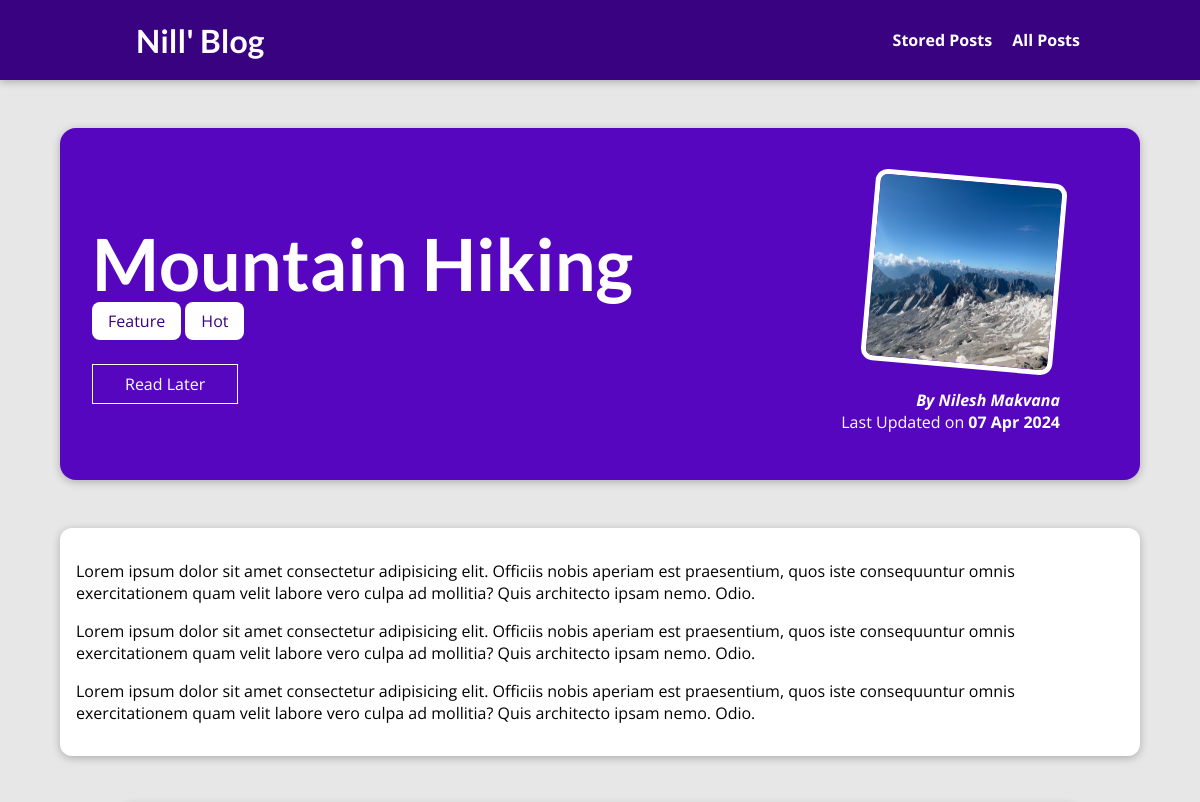
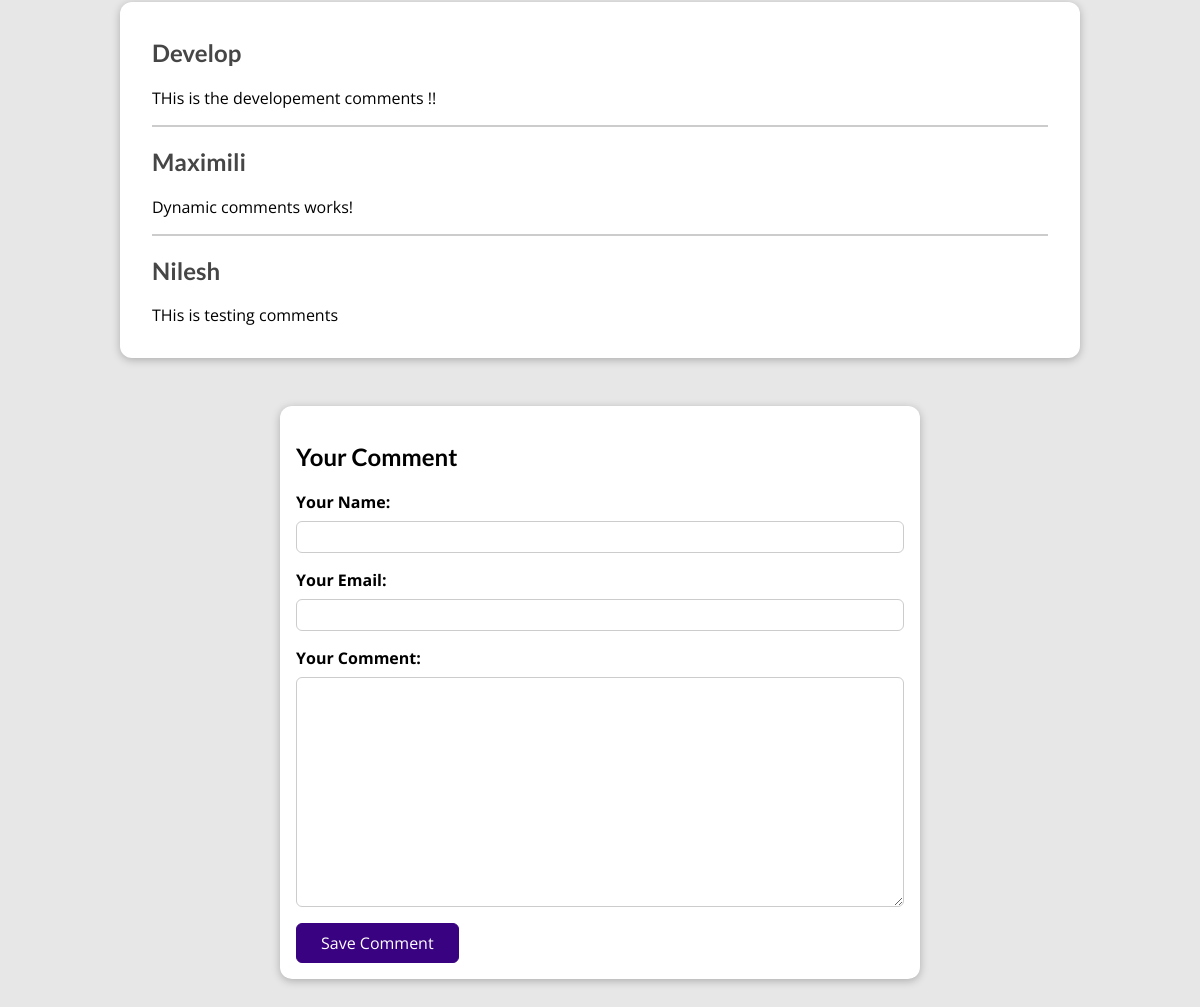
The page /posts/hike-in-the-mountains on the database its author committed (2 pictures, top to bottom).
### blog/models.py (models this page shows, shortened)
class Post(models.Model):
    title = models.CharField(max_length=150)
    excert = models.CharField(max_length=200)
    image = models.ImageField(upload_to="posts", null=True)
    date = models.DateField(auto_now=True)
    slug = models.SlugField(unique=True, db_index=True)
    content = models.TextField(validators=[MinLengthValidator(10)])
    author = models.ForeignKey(
        Author, on_delete=models.SET_NULL, null=True, related_name="posts")
    tags = models.ManyToManyField(Tag)

class Tag(models.Model):
    caption = models.CharField(max_length=20)

class Author(models.Model):
    first_name = models.CharField(max_length=100)
    last_name = models.CharField(max_length=100)
    email_Address = models.EmailField()
    def full_name(self):
        return f"{self.first_name} {self.last_name}"
    def __str__(self):
        return self.full_name()

class Comment(models.Model):
    user_name = models.CharField(max_length=120)
    user_email = models.EmailField()
    text = models.TextField(max_length=400)
    post = models.ForeignKey(
        Post, on_delete=models.CASCADE, related_name="comments")

### blog/views.py (the view, shortened to what this page needs)
# urls.py: path("posts/<slug:slug>", views.SinglePostView.as_view(),
class SinglePostView(View):
    def is_stored_post(self, request, post_id):
        stored_posts = request.session.get("stored_posts")
        if stored_posts is not None:
            is_saved_for_later = post_id in stored_posts
        else:
            is_saved_for_later = False
        return is_saved_for_later
    def get(self, request, slug):
        post = Post.objects.get(slug=slug)
        context = {
            "post": post,
            "post_tags": post.tags.all(),
            "comment_form": CommentForm,
            "comments": post.comments.all().order_by("-id"),
            "saved_for_later": self.is_stored_post(request,post.id)
        }
        return render(request, "blog/post-detail.html", context)

### blog/templates/blog/post-detail.html (shortened to what this page needs)
{% extends 'base.html' %}
{% load static %}
{% block css_files %}
    <link rel="stylesheet" href="{% static 'blog/post-detail.css' %}">
{% endblock %}
{% block content %}
    <section id="summary">
        <h2>{{post.title}}</h2>
        <div>
            {% for tag in post_tags %}
                <span class="tag">{{tag.caption}}</span>
            {% endfor %}
        </div>
        <div id="read-later">
            <form action="{% url 'read-later' %}" method="post">
                <button>
                    {% if saved_for_later %}
                        Remove from "Read Later" List
                    {% else %}
                        Read Later
                    {% endif %}
                </button>
            </form>
        </div>
        <article>
            <img src="{{post.image.url}}" alt="{{post.title}}">
            <address>By <a href="mailto:{{post.author.email_Address}}">{{post.author|title}}</a></address>
            <div>
                Last Updated on <time>{{post.date|date:"d M Y"}}</time>
            </div>
        </article>
    </section>
    <main>
        {{post.content|linebreaks}}
    </main>
    <section id="comments">
        <ul>
            {% for comment in comments %}
                <li>
                    <h2>{{comment.user_name}}</h2>
                    <p>{{comment.text|linebreaks}}</p>
                </li>
            {% endfor %}
        </ul>
    </section>
    <section id="comment-form">
        <h2>Your Comment</h2>
        <form action="{% url 'post-detail-page' post.slug %}" method="post">
            {% for form_field  in comment_form %}
            <div class="form-control {% if form_field.errors %}invalid{% endif %}">
                {{form_field.label_tag}}
                {{form_field}}
            </div>
            {% endfor %}
            <button>Save Comment</button>
        </form>
    </section>
{% endblock %}

### templates/base.html (shortened to what this page needs)
{% load static %}
<!DOCTYPE html>
<html lang="en">
<head>
    <link rel="stylesheet" href="{% static 'app.css' %}">
    {% block css_files%}{% endblock %}
</head>
<body>
    <header id="main-navigation">
        <h1><a href="{% url "starting-page" %}">Nill' Blog</a></h1>
        <nav>
          <a href="{% url "read-later" %}">Stored Posts</a>
          <a href="{% url "posts-page" %}">All Posts</a>
        </nav>
      </header>
    {% block content%}{% endblock %}
</body>
</html>

### static/app.css (style rules this page uses)
* { box-sizing: border-box; }
html { font-family: 'Open Sans', 'Lato', sans-serif; }
body { margin: 0; }
h1, h2, h3 { font-family: 'Lato', sans-serif; font-weight: bold; }
#main-navigation { width: 100%; height: 5rem; display: flex; justify-content: space-between; align-items: center; padding: 0 10%; position: absolute; top: 0; left: 0; }
#main-navigation a { text-decoration: none; color: white; font-weight: bold; margin-left: 1rem; }

### blog/static/blog/post-detail.css (style rules this page uses)
body { background-color: #e7e7e7; }
#main-navigation { background-color: #390281; box-shadow: 0 2px 8px rgba(0, 0, 0, 0.25); }
#summary { margin: 8rem auto 3rem auto; padding: 2rem; width: 90%; max-width: 90rem; border-radius: 16px; background-color: #5706c0; position: relative; box-shadow: 0 2px 8px rgba(0, 0, 0, 0.25); height: 22rem; }
#summary h2 { color: white; font-size: 4.5rem; margin-bottom: 0.25rem; }
#summary article { position: absolute; top: 2rem; right: 3rem; padding: 1rem 2rem; border-radius: 12px; text-align: right; color: white; }
#summary article img { width: 12rem; height: 12rem; border-radius: 12px; transform: rotateZ(5deg); border: 5px solid white; margin-bottom: 1rem; }
#summary address { font-weight: bold; }
#summary a { color: white; text-decoration: none; }
#summary time { font-weight: bold; }
#read-later { margin: 2rem 0; }
#read-later button { background-color: transparent; border: 1px solid white; padding: 0.5rem 2rem; font: inherit; color: white; cursor: pointer; }
main { width: 90%; max-width: 90rem; margin: 3rem auto; background-color: white; padding: 1rem; border-radius: 12px; box-shadow: 0 2px 8px rgba(0, 0, 0, 0.25); }
.tag { background-color: white; color: #390281; padding: 0.5rem 1rem; border-radius: 8px; }
#comment-form { margin: 3rem auto; width: 90%; max-width: 40rem; border-radius: 12px; background-color: white; box-shadow: 0 2px 8px rgba(0, 0, 0, 0.25); padding: 1rem; }
#comment-form button { font: inherit; background-color: #390281; color: white; border: 1px solid #390281; padding: 0.5rem 1.5rem; border-radius: 6px; cursor: pointer; }
.form-control { margin-bottom: 1rem; }
.form-control label { font-weight: bold; margin-bottom: 0.5rem; display: block; }
.form-control input, .form-control textarea { display: block; width: 100%; font: inherit; padding: 0.25rem; border-radius: 6px; border: 1px solid #ccc; }
#comments { margin: 3rem auto; width: 90%; max-width: 60rem; border-radius: 12px; background-color: white; box-shadow: 0 2px 8px rgba(0, 0, 0, 0.25); padding: 1rem 2rem; }
#comments ul { list-style: none; margin: 0; padding: 0; }
#comments li { margin-bottom: 1rem; border-bottom: 2px solid #ccc; }
#comments li:last-of-type { border-bottom: none; }
#comments h2 { color: #464646; }

### rows shown on the page
Post: title "Mountain Hiking", image (picture), author "Nilesh Makvana", date "07 Apr 2024", content "Lorem ipsum dolor sit amet consectetur adipisicing elit. Officiis nobis aperiam est praesentium, quos iste consequuntur omnis exercitationem quam velit labore vero culpa ad mollitia? Quis architecto ipsam nemo. Odio. Lorem ipsum dolor sit amet consectetur adipisicing elit. Officiis nobis aperiam est praesentium, quos iste consequuntur omnis exercitationem quam velit labore vero culpa ad mollitia? Quis architecto ipsam nemo. Odio. Lorem ipsum dolor sit amet consectetur adipisicing elit. Officiis nobis aperiam est praesentium, quos iste consequuntur omnis exercitationem quam velit labore vero culpa ad mollitia? Quis architecto ipsam nemo. Odio."
Tag: caption "Feature"
Tag: caption "Hot"
Comment: user_name "Develop", text "THis is the developement comments !!"
Comment: user_name "Maximili", text "Dynamic comments works!"
Comment: user_name "Nilesh", text "THis is testing comments"
